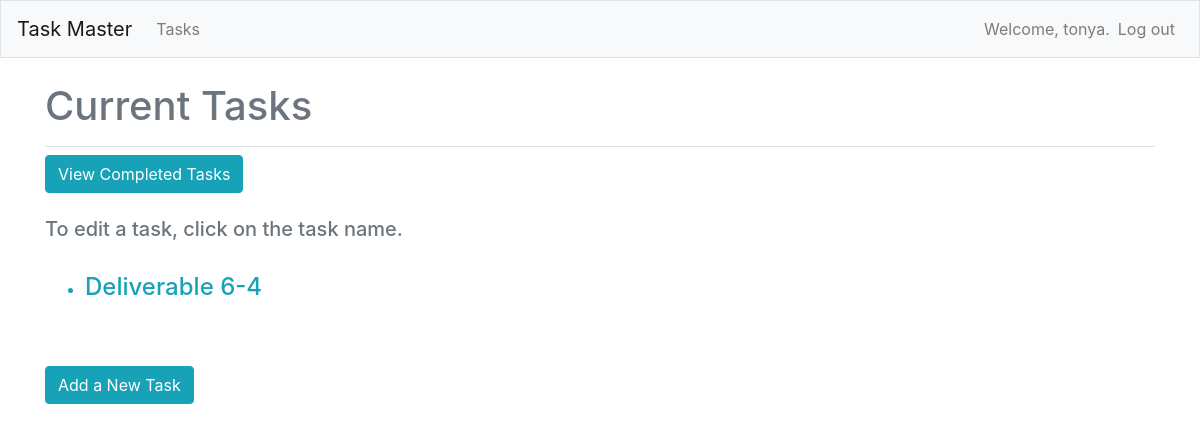
Page /tasks/ (signed in) on the earlier database version.
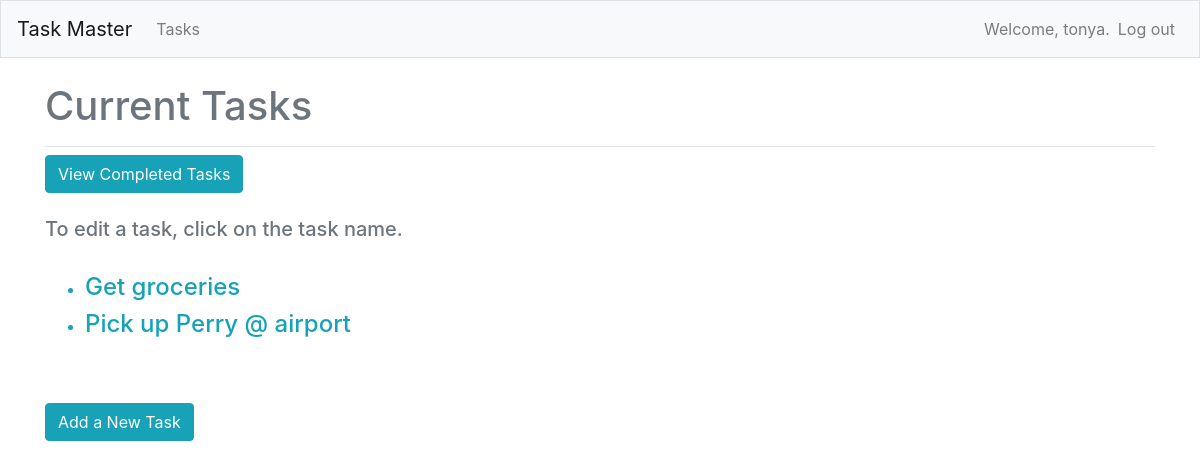
Same page on the later database version.
### task_masters/models.py (models this page shows)
class Task(models.Model):
    name = models.CharField(max_length=300)
    priority = models.CharField(max_length=1)
    due_date = models.DateField(null=True)
    completed = models.BooleanField(default=False)
    date_completed = models.DateField(null=True)
    owner = models.ForeignKey(User, on_delete=models.CASCADE)
    def __str__(self):
        return self.name

### task_masters/views.py (the view)
# urls.py: path('tasks/', views.tasks, name='tasks'),
@login_required
def tasks(request):
    tasks = Task.objects.filter(owner=request.user).order_by('due_date')
    context = {'tasks': tasks}
    return render(request, 'task_masters/tasks.html', context)

### task_masters/templates/task_masters/tasks.html (shortened to what this page needs)
{% extends "task_masters/base.html" %}
{% block page_header %}
    <h1 class="text-muted">Current Tasks</h1>
{% endblock page_header %}
{% block content %}
    <a href="{% url 'task_masters:completed_tasks' %}" class="btn btn-info">View Completed Tasks</a>
    <br><br>
    <h5 class="text-secondary">To edit a task, click on the task name.</h5>
    <br>
    <ul class="text-info">
        {% for task in tasks %}
            {% if task.completed == False %}
                <li><h4>
                    <a href="{% url 'task_masters:task' task.id %}" class="text-info">{{ task }}</a>
                </h4></li>
            {% endif %}
        {% empty %}
        <li><h4>No tasks have been added yet.</h4>
        </li>
        {% endfor %}
    </ul>
    <br><br>
    <a href="{% url 'task_masters:new_task' %}" class="btn btn-info">Add a New Task</a>
{% endblock content %}

Differences in the rows shown:
no longer on this page (row edited): Task: name "Deliverable 6-4"
added Task: name "Get groceries"
added Task: name "Pick up Perry @ airport"
